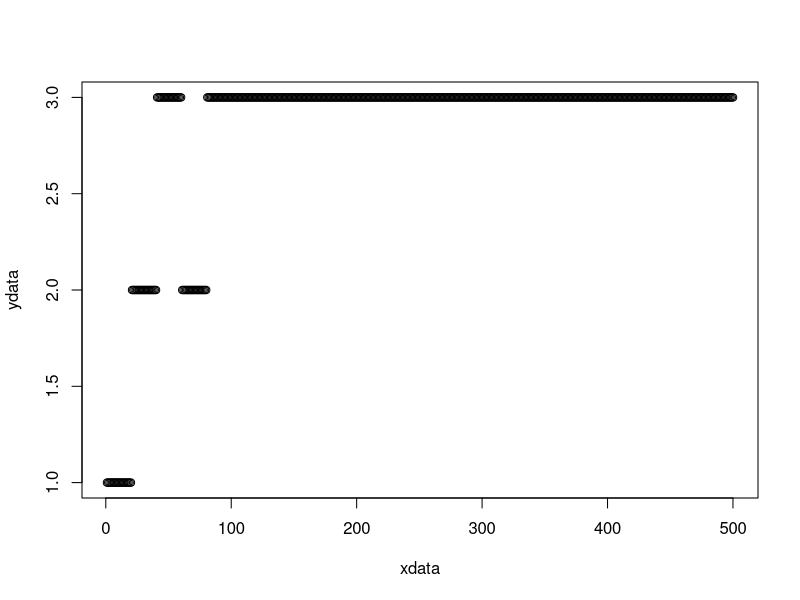

Reproduce this figure in R.
#this is to simulate the effect of rotations on teh spread of resistnce
#Written by Ian Hastings, but hopefully Andy South will read it, give it a D-, and make the code efficient

#This can run any number of insecticides/loci but at present, input will only allow a maximumum of 5


# <<<<<<<<<<<<<<<first up are user-defined parameters>>>>>>>>>>>
#I will eventually block this out and use a function to generate values from distributions for sensitivity analysis


max_no_generations=500 #the maximum number of mosquito generations to run the simulation
no_insecticides=3 #MAX is 5<<<<the number of insecticides (and hence loci) in the simuation MAX IS 5<<<

rotation_interval=20 #frequency of rotation (in generations) NB if set to zero mean RwR i.e. rotate when resistant
rotation_criterion=0.5 #resistant allele frequency that triggers a RwR change or precludes a insecticide from being rotated in.

migration_rate_intervention=0.01 # migration rate into and out-of the treated area. It is the proportion of the treated population that migrates. We assume that immigration=emigration.
coverage=0.8; # "coverage" of the intervention is defined as the proportion of mosquitoes that are covered by the intervention (and 1-C is the proportion of the population in the untreated refugia).
migration_rate_refugia=migration_rate_intervention*coverage/(1-coverage)

diagnostics=0

#now set up some arrays to hold data. 

array_named <- function(...)  {  
array(0, dim = lengths(list(...)), dimnames = list(...))  
 }  


RAF <- array_named(insecticide=1:no_insecticides, sex=c('male','female'), site=c('intervention','refugia'), gen=1:max_no_generations)
exposure <- array_named(insecticide=1:no_insecticides, sex=c('male','female'), amount=c('none','low', 'high'))
fitness <- array_named(insecticide=1:no_insecticides, genotype=c('SS','SR', 'RR'), amount=c('none','low', 'high'))
results<-array(0, dim=c(max_no_generations, 12))

#now set up some arrays to hold data. Can make some dimensions the number of insecticides but hard-code as 5 meanwhile
#because diretly write to these arrays below and need at least 5. 
#RAF_male_intervention <- array(0, dim=c(5, max_no_generations)); #resistance allele freq in intervention site
#RAF_female_intervention <- array(0, dim=c(5, max_no_generations));
#RAF_male_refugia <- array(0, dim=c(5, max_no_generations)); #resistance allele freq in refugia
#RAF_female_refugia <- array(0, dim=c(5, max_no_generations));
#alpha_male_high <- array(0, dim=5); alpha_male_low <- array(0, dim=5); alpha_male_none <- array(0, dim=5);
#alpha_female_high <- array(0, dim=5); alpha_female_low <- array(0, dim=5); alpha_female_none <- array(0, dim=5);
#z_rr <- array(0, dim=5); h_rr <- array(0, 5);
#w_ss_none <- array(0, dim=5);w_ss_low <- array(0, dim=5);w_ss_high <- array(0, dim=5);
#w_rs_none <- array(0, dim=5);w_rs_low <- array(0, dim=5);w_rs_high <- array(0, dim=5);
#w_rr_none <- array(0, dim=5);w_rr_low <- array(0, dim=5);w_rr_high <- array(0, dim=5);

#now resume entering data
migration_rate_intervention=0.01 # migration rate into and out-of the treated area. It is the proportion of the treated population that migrates. We assume that immigration=emigration.
coverage=0.8; # "coverage" of the intervention is defined as the proportion of mosquitoes that are covered by the intervention (and 1-C is the proportion of the population in the untreated refugia).
migration_rate_refugia=migration_rate_intervention*coverage/(1-coverage)

rotation_interval=20 #frequency of rotation (in generations) NB if set to zero mean RwR i.e. rotate when resistant
rotation_criterion=0.5 #resistant allele frequency that triggers a RwR change or precludes a insecticide from being rotated in.
diagnostics=0

#inital resistance allele frequency (i.e. generation 1) in the intervention and refugia
#locus 1>>
RAF[1, 'male', 'intervention',1]=0.002;  RAF[1, 'female', 'intervention',1]=0.002;
RAF[1, 'male', 'refugia',1]=0.001;       RAF[1, 'female', 'refugia',1]=0.001
#locus 2>>
if(no_insecticides>=2){ #need to avoid exceeding size of the array
RAF[2, 'male', 'intervention',1]=0.001;   RAF[2, 'female', 'intervention',1]=0.001;
RAF[2, 'male', 'refugia',1]=0.001;        RAF[2, 'female', 'refugia',1]=0.001
}
#locus 3>>
if(no_insecticides>=3){
RAF[3, 'male', 'intervention',1]=0.09;  RAF[3, 'female', 'intervention',1]=0.09;
RAF[3, 'male', 'refugia',1]=0.001;       RAF[3, 'female', 'refugia',1]=0.001
}
#locus 4>>
if(no_insecticides>=4){
RAF[4, 'male', 'intervention',1]=0.09;  RAF[4, 'female', 'intervention',1]=0.09;
RAF[4, 'male', 'refugia',1]=0.001;       RAF[4, 'female', 'refugia',1]=0.001
}#locus 5>>
if(no_insecticides>=5){
RAF[5, 'male', 'intervention',1]=0.09; RAF[5, 'female', 'intervention',1]=0.09;
RAF[5, 'male', 'refugia',1]=0.001;      RAF[5, 'female', 'refugia',1]=0.001
}

#exposure patterns for insecticide 1
exposure[1, 'male', 'low'] =0.1; exposure[1, 'male', 'high'] =0.5;
exposure[1, 'male', 'none'] =1-exposure[1, 'male', 'low']-exposure[1, 'male', 'high']; 
exposure[1, 'female', 'low'] =0.1; exposure[1, 'female', 'high'] =0.6;
exposure[1, 'female', 'none'] =1-exposure[1, 'female', 'low']-exposure[1, 'female', 'high']; 
#exposure patterns for insecticide 2
if(no_insecticides>=2){ #need to avoid exceeding size of the array
exposure[2, 'male', 'low'] =0.1; exposure[2, 'male', 'high'] =0.1;
exposure[2, 'male', 'none'] =1-exposure[2, 'male', 'low']-exposure[2, 'male', 'high']; 
exposure[2, 'female', 'low'] =0.1; exposure[2, 'female', 'high'] =0.1;
exposure[2, 'female', 'none'] =1-exposure[2, 'female', 'low']-exposure[2, 'female', 'high']; 
}
#exposure patterns for insecticide 3
if(no_insecticides>=3){
exposure[3, 'male', 'low'] =0.1; exposure[3, 'male', 'high'] =0.1;
exposure[3, 'male', 'none'] =1-exposure[3, 'male', 'low']-exposure[3, 'male', 'high']; 
exposure[3, 'female', 'low'] =0.1; exposure[3, 'female', 'high'] =0.1;
exposure[3, 'female', 'none'] =1-exposure[3, 'female', 'low']-exposure[3, 'female', 'high'];
}
#exposure patterns for insecticide 4
if(no_insecticides>=4){
exposure[4, 'male', 'low'] =0.1; exposure[4, 'male', 'high'] =0.1;
exposure[4, 'male', 'none'] =1-exposure[4, 'male', 'low']-exposure[4, 'male', 'high']; 
exposure[4, 'female', 'low'] =0.1; exposure[4, 'female', 'high'] =0.1;
exposure[4, 'female', 'none'] =1-exposure[4, 'female', 'low']-exposure[4, 'female', 'high'];
}
#exposure patterns for insecticide 5
if(no_insecticides>=5){
exposure[5, 'male', 'low'] =0.1; exposure[5, 'male', 'high'] =0.1;
exposure[5, 'male', 'none'] =1-exposure[5, 'male', 'low']-exposure[5, 'male', 'high']; 
exposure[5, 'female', 'low'] =0.1; exposure[5, 'female', 'high'] =0.1;
exposure[5, 'female', 'none'] =1-exposure[5, 'female', 'low']-exposure[5, 'female', 'high'];
}




#genetic data for locus 1
fitness[1, 'SS', 'none']=0.1; fitness[1, 'SS', 'low']=0.3; fitness[1, 'SS', 'high']=0.3;
fitness[1, 'SR', 'none']=0.1; fitness[1, 'SR', 'low']=0.7; fitness[1, 'SR', 'high']=0.7;
fitness[1, 'RR', 'none']=0.1; fitness[1, 'RR', 'low']=0.9; fitness[1, 'RR', 'high']=0.9;
#genetic data for locus 2
if(no_insecticides>=2){
fitness[2, 'SS', 'none']=0.3; fitness[2, 'SS', 'low']=0.3; fitness[2, 'SS', 'high']=0.3;
fitness[2, 'SR', 'none']=0.3; fitness[2, 'SR', 'low']=0.8; fitness[2, 'SR', 'high']=0.8;
fitness[2, 'RR', 'none']=0.3; fitness[2, 'RR', 'low']=0.9; fitness[2, 'RR', 'high']=0.9;
}
#genetic data for locus 3
if(no_insecticides>=3){
fitness[3, 'SS', 'none']=0.3; fitness[3, 'SS', 'low']=0.3; fitness[3, 'SS', 'high']=0.3;
fitness[3, 'SR', 'none']=0.3; fitness[3, 'SR', 'low']=0.3; fitness[3, 'SR', 'high']=0.3;
fitness[3, 'RR', 'none']=0.3; fitness[3, 'RR', 'low']=0.3; fitness[3, 'RR', 'high']=0.3;
}
#genetic data for locus 4
if(no_insecticides>=4){
fitness[4, 'SS', 'none']=0.3; fitness[4, 'SS', 'low']=0.3; fitness[4, 'SS', 'high']=0.3;
fitness[4, 'SR', 'none']=0.3; fitness[4, 'SR', 'low']=0.3; fitness[4, 'SR', 'high']=0.3;
fitness[4, 'RR', 'none']=0.3; fitness[4, 'RR', 'low']=0.3; fitness[4, 'RR', 'high']=0.3;
}#genetic data for locus 5
if(no_insecticides>=5){
fitness[5, 'SS', 'none']=0.3; fitness[5, 'SS', 'low']=0.3; fitness[5, 'SS', 'high']=0.3;
fitness[5, 'SR', 'none']=0.3; fitness[5, 'SR', 'low']=0.3; fitness[5, 'SR', 'high']=0.3;
fitness[5, 'RR', 'none']=0.3; fitness[5, 'RR', 'low']=0.3; fitness[5, 'RR', 'high']=0.3;
}

# <<<<<<<<<<<<< end of user-defined variable >>>>>>>>>>>>>>>>>>>>>>>>

################### now to check input value are sensible, lie within their limits, etc #######################################

#>>>Now check that exposure(none) is not less than zero
for(temp_int in 1:no_insecticides){
  if (exposure[temp_int, 'male', 'none']<0) message(sprintf("warning from calibration: male exposure to no insecticide %d is <0\n", temp_int)) 
  if (exposure[temp_int, 'female', 'none']<0) message(sprintf("warning from calibration: female exposure to no insecticide %d is <0\n", temp_int)) 
}

if(migration_rate_intervention>(1-coverage)){
message(sprintf("warning from calibration: migration rate in/out of intervenation exceed 1 minus coverage\n"))   
}




#>>>>>>>> now to run the simulations <<<<<<<<<<<<<<<<<<<<<<<<<<<

current_insecticide=1 #usually start the rotation sequence at #1 but can specify any one start
next_insecticide_found=1
change_insecticide=0;
rotation_count=1

results[1,1]=1; results[1,2]=current_insecticide;

for(gen in 2:max_no_generations)
{ #start at generation 2 because generation 1 holds the user-defined initial allele frequenciess
  

for(insecticide in 1:no_insecticides){

#first the intervention site  
 if(insecticide==current_insecticide){ #i.e. insecticide selection taking place
   
   coeff_1=
     (RAF[insecticide, 'male', 'intervention',gen-1]*(1-RAF[insecticide, 'female', 'intervention',gen-1])+
     (1-RAF[insecticide, 'male','intervention',gen-1])*RAF[insecticide, 'female', 'intervention',gen-1])*0.5

   coeff_2=
     exposure[insecticide, 'male', 'none']*fitness[insecticide, 'SR', 'none']+
     exposure[insecticide, 'male', 'low']*fitness[insecticide, 'SR', 'low']+
     exposure[insecticide, 'male', 'high']*fitness[insecticide, 'SR', 'high']
    
   coeff_3=
     exposure[insecticide, 'female', 'none']*fitness[insecticide, 'SR', 'none']+
     exposure[insecticide, 'female', 'low']*fitness[insecticide, 'SR', 'low']+
     exposure[insecticide, 'female', 'high']*fitness[insecticide, 'SR', 'high']
  
#Eqn 4: first the male resistant alleles>>
  temp_coeff=
    exposure[insecticide, 'male', 'none']*fitness[insecticide, 'RR', 'none']+
    exposure[insecticide, 'male', 'low']*fitness[insecticide, 'RR', 'low']+
    exposure[insecticide, 'male', 'high']*fitness[insecticide, 'RR', 'high']
      
  F_male_r_intervention=
    RAF[insecticide, 'male', 'intervention', gen-1]*RAF[insecticide, 'female', 'intervention', gen-1]*temp_coeff+
    coeff_1*coeff_2
  
  #Eqn 5: now the male sensitive alleles>> 
  temp_coeff=
    exposure[insecticide, 'male', 'none']*fitness[insecticide, 'SS', 'none']+
    exposure[insecticide, 'male', 'low']*fitness[insecticide, 'SS', 'low']+
    exposure[insecticide, 'male', 'high']*fitness[insecticide, 'SS', 'high']
   
F_male_s_intervention=
(1-RAF[insecticide, 'male', 'intervention',gen-1])*(1-RAF[insecticide, 'female', 'intervention', gen-1])*temp_coeff+
coeff_1*coeff_2

#now normalise the male gamete frequencies and store the results
norm_coeff=F_male_r_intervention+F_male_s_intervention
RAF[insecticide, 'male', 'intervention', gen]=F_male_r_intervention/norm_coeff

    
  #now the female resistant alleles>>
  temp_coeff=
    exposure[insecticide, 'female', 'none']*fitness[insecticide, 'RR', 'none']+
    exposure[insecticide, 'female', 'low']*fitness[insecticide, 'RR', 'low']+
    exposure[insecticide, 'female', 'high']*fitness[insecticide, 'RR', 'high']
 
  F_female_r_intervention=
  RAF[insecticide, 'male', 'intervention', gen-1]*RAF[insecticide, 'female', 'intervention',gen-1]*temp_coeff+
    coeff_1*coeff_3
  
  #now the female sensitive alleles>> 
  temp_coeff=
    exposure[insecticide, 'female', 'none']*fitness[insecticide, 'SS', 'none']+
    exposure[insecticide, 'female', 'low']*fitness[insecticide, 'SS', 'low']+
    exposure[insecticide, 'female', 'high']*fitness[insecticide, 'SS', 'high']
      
 F_female_s_intervention=
(1-RAF[insecticide, 'male', 'intervention', gen-1])*(1-RAF[insecticide, 'female', 'intervention',gen-1])*temp_coeff+
coeff_1*coeff_3 

 
  #now normalise the female gamete frequencies and store the results
  norm_coeff=F_female_r_intervention+F_female_s_intervention
  RAF[insecticide, 'female', 'intervention', gen]=F_female_r_intervention/norm_coeff
  
  if(diagnostics==1) message(sprintf("generation %d: just completed insecticide selection for locus/insecticide %d\n", gen, insecticide))
  
  
} #end of loop that deals with this insecticide if it is being deployed
  
 else{ #i.e no selection for this insecticide in the intervention site
   #first the coefficient for heterozygotes common to equations 2 and 3
   temp_coeff=
     (RAF[insecticide, 'male', 'intervention',gen-1]*(1-RAF[insecticide, 'female', 'intervention',gen-1])+
     RAF[insecticide, 'female', 'intervention',gen-1]*(1-RAF[insecticide, 'male', 'intervention',gen-1]))*
     0.5*fitness[insecticide, 'SR', 'none']
                
   
#now the resistant and sensitive frequencies in untreated areas  
   F_male_r_intervention=RAF[insecticide, 'male', 'intervention',gen-1]*RAF[insecticide, 'female', 'intervention', gen-1]*fitness[insecticide, 'RR', 'none']+temp_coeff
   F_male_s_intervention=(1-RAF[insecticide, 'male', 'intervention',gen-1])*(1-RAF[insecticide, 'female', 'intervention',gen-1])*fitness[insecticide, 'SS', 'none']+temp_coeff
   #now to normalise them
   norm_coeff= F_male_r_intervention+F_male_s_intervention
   RAF[insecticide, 'male', 'intervention', gen]=F_male_r_intervention/norm_coeff
  

#same allele frequencies in both sexes if no differential exposure so 
   RAF[insecticide, 'female', 'intervention', gen]=RAF[insecticide, 'male', 'intervention', gen]
  if(diagnostics==1) message(sprintf("generation %d: just completed natural selection against locus %d in intervention site\n", gen, insecticide))   
      
 
   } #end of code for insecticides that are not being deployed  in the intervention site
    
#now for the refugia
  #first the coefficient for heterozygotes common to equations 2 and 3
  temp_coeff=(RAF[insecticide, 'male', 'refugia',gen-1]*(1-RAF[insecticide, 'female', 'refugia',gen-1])+
                RAF[insecticide, 'female', 'refugia',gen-1]*(1-RAF[insecticide, 'male','refugia',gen-1]))*
    0.5*fitness[insecticide, 'SR', 'none']
  
 
   #now the resistant and sensitive frequencies   
  F_male_r_refugia=RAF[insecticide, 'male', 'refugia',gen-1]*RAF[insecticide, 'female', 'refugia',gen-1]*
    fitness[insecticide, 'RR', 'none']+temp_coeff
  F_male_s_refugia=(1-RAF[insecticide, 'male', 'refugia',gen-1])*(1-RAF[insecticide, 'female', 'refugia', gen-1])*
    fitness[insecticide, 'SS', 'none']+temp_coeff 
  
  #now to normalise them and store the results
  norm_coeff= F_male_r_refugia+F_male_s_refugia
  RAF[insecticide, 'male', 'refugia', gen]=F_male_r_refugia/norm_coeff
  #same allele frequencies in both sexes if no differential selection so
  RAF[insecticide, 'female', 'refugia', gen]=RAF[insecticide, 'male', 'refugia', gen]
  
  if(diagnostics==1) message(sprintf("generation %d: just completed natural selection against locus %d in refugia\n", gen, insecticide))
  
}   #end of cycling insecticides

  
#now for migration between refugia and intervention site

for(temp_int in 1:no_insecticides){ 
    
 fem_intervention=
   (1-migration_rate_intervention)*RAF[temp_int, 'female', 'intervention', gen]+
   migration_rate_intervention*RAF[temp_int, 'female', 'refugia', gen]
  
 male_intervention=
   (1-migration_rate_intervention)*RAF[temp_int, 'male', 'intervention', gen]+
   migration_rate_intervention*RAF[temp_int, 'male', 'refugia', gen]
 
 fem_refugia=
   (1-migration_rate_refugia)*RAF[temp_int, 'female', 'refugia', gen]+
   migration_rate_refugia*RAF[temp_int, 'female', 'intervention', gen]
 
 male_refugia=
   (1-migration_rate_refugia)*RAF[temp_int, 'male', 'refugia', gen]+
   migration_rate_refugia*RAF[temp_int, 'male', 'intervention', gen]
 
RAF[temp_int, 'female', 'intervention', gen]=fem_intervention
RAF[temp_int, 'male', 'intervention', gen]=male_intervention 
RAF[temp_int, 'female', 'refugia', gen]=fem_refugia
RAF[temp_int, 'male', 'refugia', gen]=male_refugia

 } #end of cycling migration for each insecticide
  
  
#now to find if we need to switch current insecticide
  if(rotation_interval==0){  #i.e.  its a RwR policy:
        if(RAF[current_insecticide, 'female','intervention', gen] > rotation_criterion) change_insecticide=1
        #message(sprintf("confirm. RAF=%f, change_insecticide=%d \n", RAF[current_insecticide, 'female','intervention', gen], change_insecticide))
        }  
  
if(rotation_interval!=0){ #i.e. if freq_rotation>0 then its a policy of routine, periodic rotation
#NOTE. At the moment if all but one of the insecticides are over the thereshold frequency, the one under the threshold
#will be repeatedly deployed. For example, if there are 3 insecticides and rotation is every 10 generations. 
#if #3 is being deployed and due to rotate out at generetion 100: if only #3 is under the threshold
#it will not rotate out, but will continue to be used util the next scheduled rotation at which point
  #(a) it will continue to be use if it is the only one below the threshold 
  #(b) it will be replaced if one of the other insecticides is now below the threshold due to fitness effects or migration
  #(c) the simulation will terminate if all insecticides exceed the threshold
    
if (rotation_count!=rotation_interval) rotation_count=rotation_count+1
else change_insecticide=1 #i.e. its time to rotate so need to identify the next insecticide in the rotation
}
  
if(change_insecticide==1){
rotation_count=1; next_insecticide_found=0; candidate=current_insecticide 
            
for(temp_int in 1:no_insecticides){
  if(candidate==no_insecticides) candidate=1 else candidate=candidate+1 
  if(RAF[candidate, 'female','intervention', gen]<rotation_criterion){
    message(sprintf("generation %d, switching from insecticide %d to insecticide %d; RAF are %f and %f respectively\n",
                    gen, current_insecticide, candidate,
                    RAF[current_insecticide, 'female','intervention', gen], RAF[candidate, 'female','intervention', gen]))
    next_insecticide_found=1; current_insecticide=candidate; change_insecticide=0
      }
if(next_insecticide_found==1) break
} #end of temp_int loop
} #end of loop to try and change insecticide i.e. the "if(change_insecticide==1)" lopp

#now to store some results for ease of plotting (see later) before potentially terminating the simulation
results[gen,1]=gen; results[gen,2]=current_insecticide
  

if(next_insecticide_found==0){
message(sprintf("simulation terminating at generation %d because all RAFs above threshold of %f\n", gen,  rotation_criterion))
  for(temp_int in 1:no_insecticides){
    message(sprintf("frequency of resistance in females to insecticide %d is %f\n", temp_int, RAF[temp_int, 'female','intervention', gen]))  
  }
break #breaks out of looping generations and terminates the simulation
}    
  
 } #end of cycle running the gens up to max_no_generations
  
#****************************************************************  
 # NOW collate the data and draw plots

for(temp_int in 1:max_no_generations){
#results[temp_int,3]=RAF[1, 'female','intervention', temp_int]
results[temp_int,3]=0.5*(RAF[1, 'male','intervention', temp_int]+RAF[1, 'female','intervention', temp_int]) #locus 1
results[temp_int,4]=0.5*(RAF[1, 'male','refugia', temp_int]+RAF[1, 'female','refugia', temp_int]) #locus 1
if(no_insecticides>=2){
results[temp_int,5]=0.5*(RAF[2, 'male','intervention', temp_int]+RAF[2, 'female','intervention', temp_int]) #locus 2
results[temp_int,6]=0.5*(RAF[2, 'male','refugia', temp_int]+RAF[2,'female','refugia', temp_int]) #locus 2
}
if(no_insecticides>=3){
results[temp_int,7]=0.5*(RAF[3, 'male','intervention', temp_int]+RAF[3, 'female','intervention', temp_int]) #locus 3
results[temp_int,8]=0.5*(RAF[3, 'male','refugia', temp_int]+RAF[3, 'female','refugia', temp_int]) #locus 3
}
if(no_insecticides>=4){
results[temp_int,9]=0.5*(RAF[4, 'male','intervention', temp_int]+RAF[4, 'female','intervention', temp_int]) #locus 4
results[temp_int,10]=0.5*(RAF[4, 'male','refugia', temp_int]+RAF[4,'female','refugia', temp_int]) #locus 4
}
if(no_insecticides>=5){
results[temp_int,11]=0.5*(RAF[5, 'male','intervention', temp_int]+RAF[5, 'female','intervention', temp_int]) #locus 5
results[temp_int,12]=0.5*(RAF[5, 'male','refugia', temp_int]+RAF[5, 'female','refugia', temp_int]) #locus 5
}
} #end of temp_int loop



xdata<-results[,1]
ydata<-results[,2]
plot(xdata, ydata) 
#plot(results[1], results[2])



